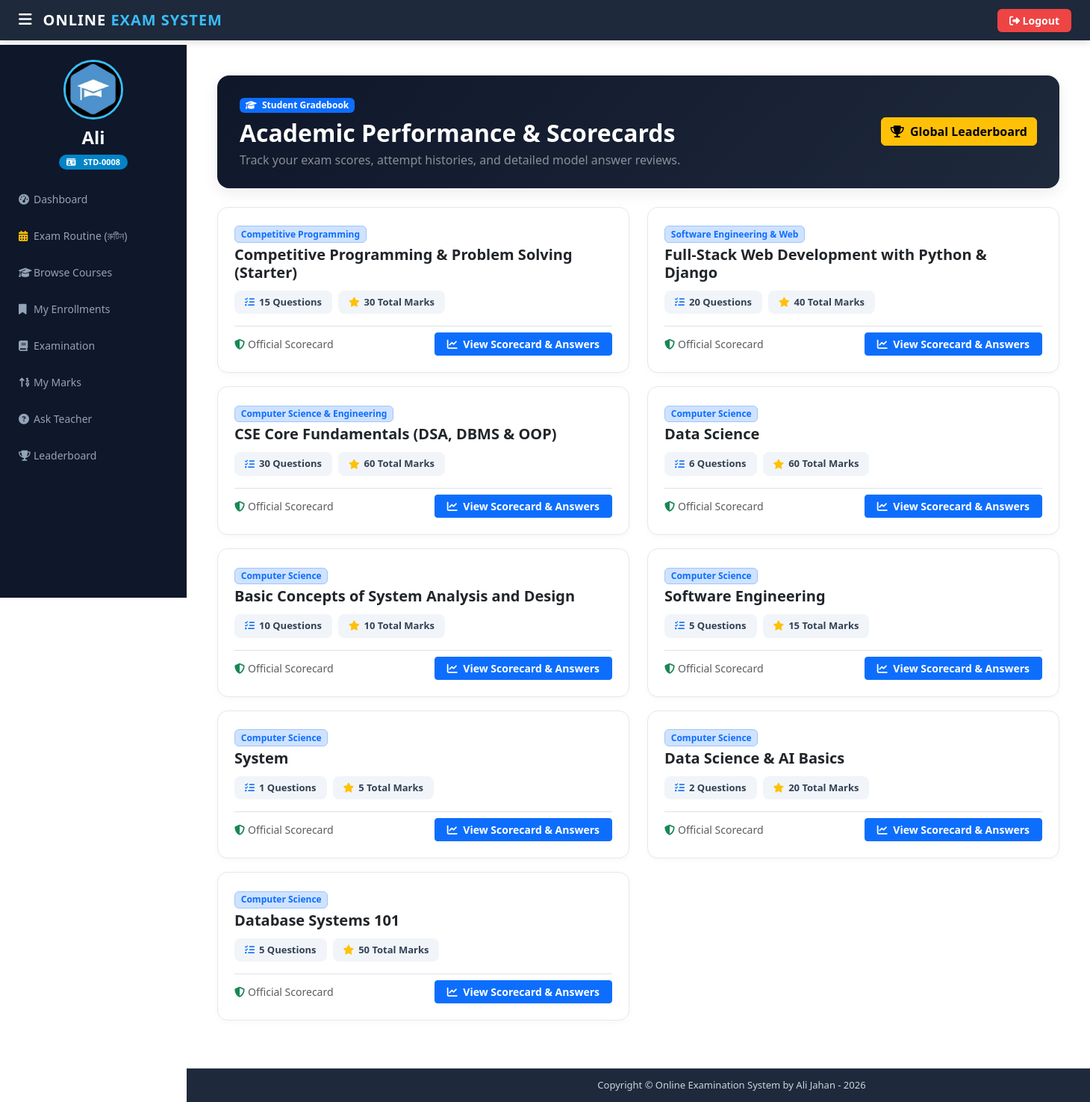
The app's page /student/student-marks (signed in), older data.
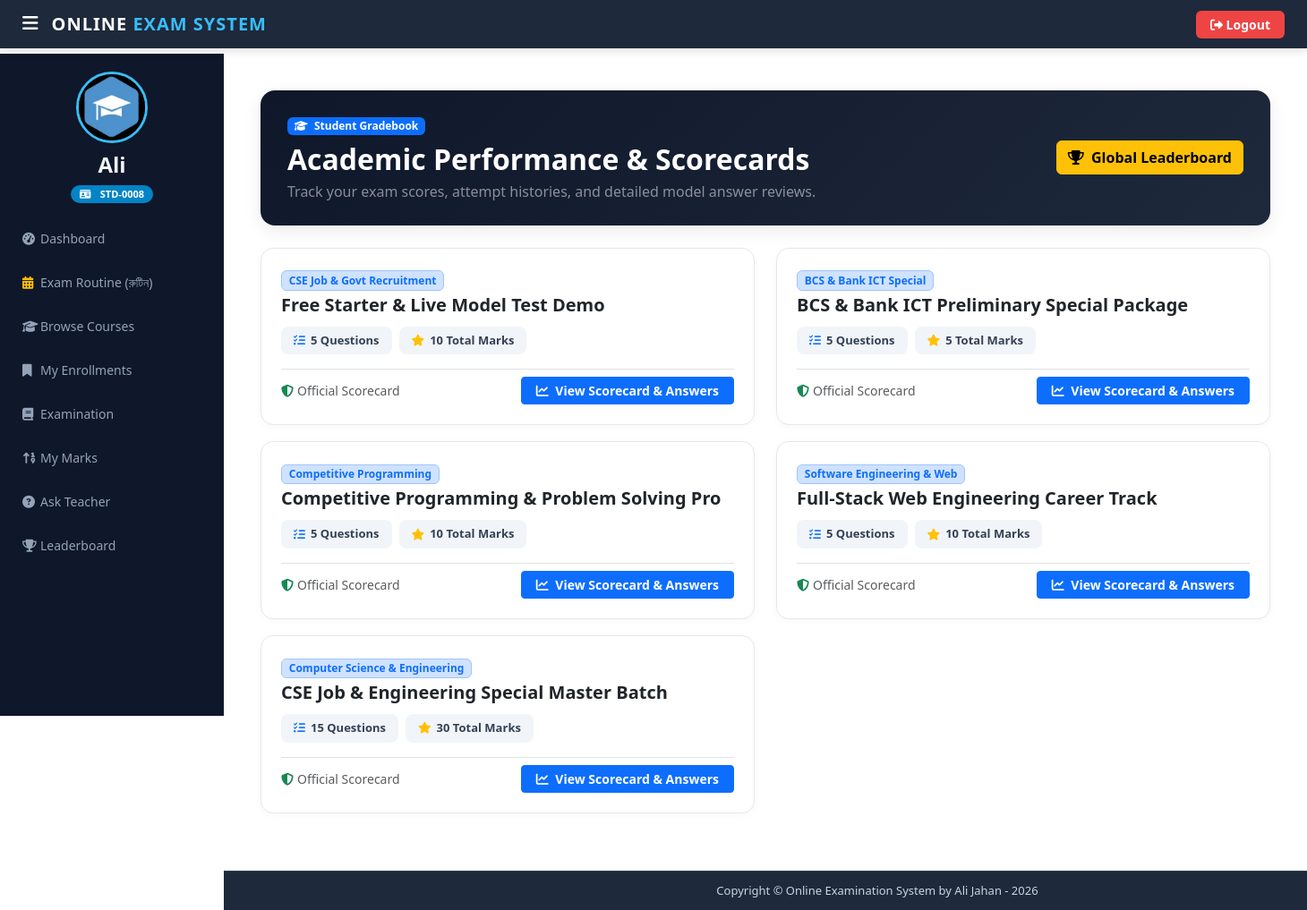
The same page, newer data.
### exam/models.py (models this page shows, shortened)
class Course(models.Model):
    course_name = models.CharField(max_length=200)
    question_number = models.PositiveIntegerField(default=0)
    total_marks = models.PositiveIntegerField(default=0)
    start_time = models.DateTimeField(null=True, blank=True)
    end_time = models.DateTimeField(null=True, blank=True)
    result_publish_time = models.DateTimeField(null=True, blank=True)
    slug = models.SlugField(max_length=220, unique=True, blank=True, null=True)
    category = models.ForeignKey(CourseCategory, on_delete=models.SET_NULL, null=True, blank=True, related_name='courses')
    teacher = models.ForeignKey(Teacher, on_delete=models.SET_NULL, null=True, blank=True, related_name='courses')
    description = models.TextField(blank=True)
    thumbnail = models.ImageField(upload_to='course_thumbnails/', null=True, blank=True)
    price = models.DecimalField(max_digits=8, decimal_places=2, default=0.00)
    original_price = models.DecimalField(max_digits=8, decimal_places=2, default=0.00, blank=True)
    negative_marking = models.FloatField(default=0.25)
    routine_date = models.DateField(null=True, blank=True)
    routine_syllabus = models.TextField(blank=True, default='')
    batch_title = models.CharField(max_length=150, blank=True, default='')
    is_free = models.BooleanField(default=False)
    is_active = models.BooleanField(default=True)
    created_at = models.DateTimeField(auto_now_add=True, null=True, blank=True)
    updated_at = models.DateTimeField(auto_now=True, null=True, blank=True)
    class Meta:
        ordering = ['-created_at']

class CourseCategory(models.Model):
    name = models.CharField(max_length=100)
    slug = models.SlugField(unique=True, blank=True)
    description = models.TextField(blank=True)
    icon = models.CharField(max_length=50, blank=True, default='fas fa-book')
    class Meta:
        verbose_name_plural = "Course Categories"

### student/views.py (the view)
# urls.py: path('student-marks', views.student_marks_view,name='student-marks'),
@login_required(login_url='studentlogin')
@user_passes_test(is_student)
def student_marks_view(request):
    courses=QMODEL.Course.objects.all()
    return render(request,'student/student_marks.html',{'courses':courses})

### student/models.py (called while the page is built)
    @property
    def student_id(self):
        return f"STD-{self.id:04d}"

### student/views.py (called while the page is built)
def is_student(user):
    return user.groups.filter(name='STUDENT').exists()

### templates/student/student_marks.html (shortened to what this page needs)
{% extends 'student/studentbase.html' %}
{% block content %}
{% load static %}
<div class="container-fluid px-3 my-3">
  <div class="marks-header d-flex justify-content-between align-items-center flex-wrap gap-3">
    <div>
      <span class="badge bg-primary text-white mb-2">
        <i class="fas fa-graduation-cap me-1"></i> Student Gradebook
      </span>
      <h2 class="fw-bold mb-1">Academic Performance & Scorecards</h2>
      <p class="text-white-50 mb-0">Track your exam scores, attempt histories, and detailed model answer reviews.</p>
    </div>
    <div>
      <a href="/student/leaderboard" class="btn btn-warning fw-bold">
        <i class="fas fa-trophy me-1"></i> Global Leaderboard
      </a>
    </div>
  </div>
  <div class="row">
    {% if courses %}
      {% for t in courses %}
      <div class="col-lg-6">
        <div class="course-mark-card">
          <div class="d-flex justify-content-between align-items-start mb-2">
            <div>
              <span class="badge bg-primary-subtle text-primary border border-primary-subtle mb-1">
                {% if t.category %}{{ t.category.name }}{% else %}Computer Science{% endif %}
              </span>
              <h5 class="fw-bold text-dark mb-1">{{ t.course_name }}</h5>
            </div>
          </div>
          <div class="d-flex flex-wrap gap-2 mb-3">
            <span class="stat-badge">
              <i class="fas fa-tasks text-primary"></i> {{ t.question_number }} Questions
            </span>
            <span class="stat-badge">
              <i class="fas fa-star text-warning"></i> {{ t.total_marks }} Total Marks
            </span>
          </div>
          <div class="d-flex justify-content-between align-items-center pt-2 border-top">
            <span class="small text-muted">
              <i class="fas fa-shield-alt text-success me-1"></i>Official Scorecard
            </span>
            <div class="d-flex gap-2">
              <a href="{% url 'check-marks' t.id %}" class="btn btn-primary btn-sm px-3 fw-semibold">
                <i class="fas fa-chart-line me-1"></i> View Scorecard & Answers
              </a>
            </div>
          </div>
        </div>
      </div>
      {% endfor %}
    {% endif %}
  </div>
</div>
{% endblock content %}

Row changes from the older to the newer data that the page shows:
removed Course: shows "Computer Science", course_name "Data Science", question_number "6", total_marks "60"
removed Course: shows "Computer Science", course_name "Basic Concepts of System Analysis and Design", question_number "10", total_marks "10"
removed Course: shows "Computer Science", course_name "Software Engineering", question_number "5", total_marks "15"
removed Course: shows "Computer Science", course_name "System", question_number "1", total_marks "5"
removed Course: shows "Computer Science", course_name "Data Science & AI Basics", question_number "2", total_marks "20"
removed Course: shows "Computer Science", course_name "Database Systems 101", question_number "5", total_marks "50"
added Course: category.name "CSE Job & Govt Recruitment", course_name "Free Starter & Live Model Test Demo", question_number "5", total_marks "10"
added Course: category.name "BCS & Bank ICT Special", course_name "BCS & Bank ICT Preliminary Special Package", question_number "5", total_marks "5"
changed Course "Competitive Programming": course_name "Competitive Programming & Problem Solving (Starter)" → "Competitive Programming & Problem Solving Pro"; question_number "15" → "5"; total_marks "30" → "10"
changed Course "Software Engineering & Web": course_name "Full-Stack Web Development with Python & Django" → "Full-Stack Web Engineering Career Track"; question_number "20" → "5"; total_marks "40" → "10"
changed Course "Computer Science & Engineering": course_name "CSE Core Fundamentals (DSA, DBMS & OOP)" → "CSE Job & Engineering Special Master Batch"; question_number "30" → "15"; total_marks "60" → "30"
